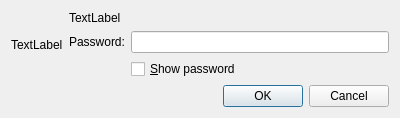
<?xml version="1.0" encoding="UTF-8"?>
<ui version="4.0">
 <class>PasswordDialog</class>
 <widget class="QDialog" name="PasswordDialog">
  <property name="geometry">
   <rect>
    <x>0</x>
    <y>0</y>
    <width>400</width>
    <height>116</height>
   </rect>
  </property>
  <property name="windowTitle">
   <string>Dialog</string>
  </property>
  <layout class="QGridLayout" name="gridLayout">
   <item row="0" column="0">
    <widget class="QLabel" name="labelIcon">
     <property name="text">
      <string>TextLabel</string>
     </property>
    </widget>
   </item>
   <item row="0" column="1">
    <layout class="QFormLayout" name="formLayout">
     <item row="1" column="0">
      <widget class="QLabel" name="labelPass">
       <property name="text">
        <string>Password:</string>
       </property>
      </widget>
     </item>
     <item row="2" column="1">
      <widget class="QCheckBox" name="showPassword">
       <property name="text">
        <string>&amp;Show password</string>
       </property>
      </widget>
     </item>
     <item row="0" column="0" colspan="2">
      <widget class="QLabel" name="labelText">
       <property name="text">
        <string>TextLabel</string>
       </property>
      </widget>
     </item>
     <item row="1" column="1">
      <widget class="QLineEdit" name="password"/>
     </item>
    </layout>
   </item>
   <item row="1" column="0" colspan="2">
    <widget class="QDialogButtonBox" name="buttonBox">
     <property name="orientation">
      <enum>Qt::Horizontal</enum>
     </property>
     <property name="standardButtons">
      <set>QDialogButtonBox::Cancel|QDialogButtonBox::Ok</set>
     </property>
    </widget>
   </item>
  </layout>
 </widget>
 <resources/>
 <connections>
  <connection>
   <sender>buttonBox</sender>
   <signal>accepted()</signal>
   <receiver>PasswordDialog</receiver>
   <slot>accept()</slot>
   <hints>
    <hint type="sourcelabel">
     <x>248</x>
     <y>254</y>
    </hint>
    <hint type="destinationlabel">
     <x>157</x>
     <y>274</y>
    </hint>
   </hints>
  </connection>
  <connection>
   <sender>buttonBox</sender>
   <signal>rejected()</signal>
   <receiver>PasswordDialog</receiver>
   <slot>reject()</slot>
   <hints>
    <hint type="sourcelabel">
     <x>316</x>
     <y>260</y>
    </hint>
    <hint type="destinationlabel">
     <x>286</x>
     <y>274</y>
    </hint>
   </hints>
  </connection>
 </connections>
</ui>
